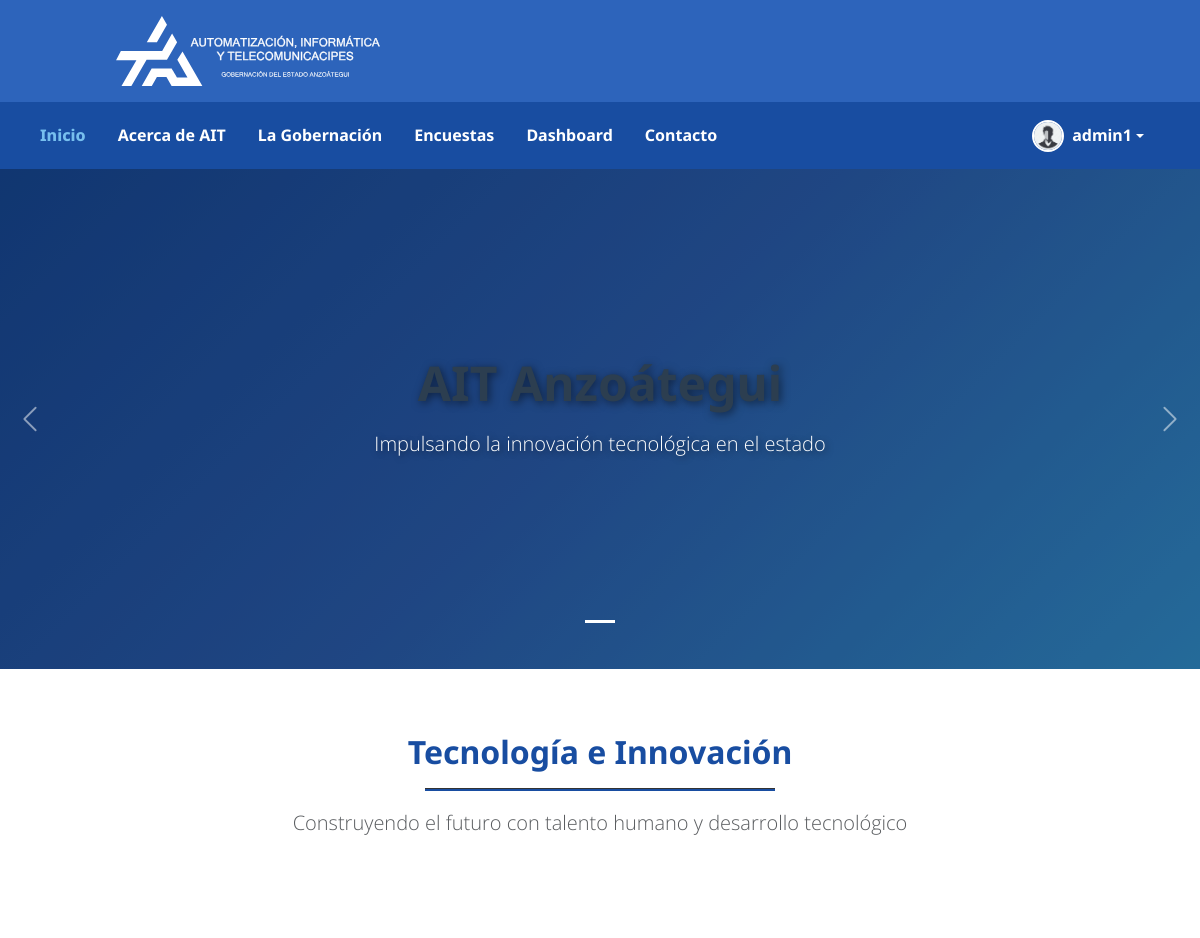
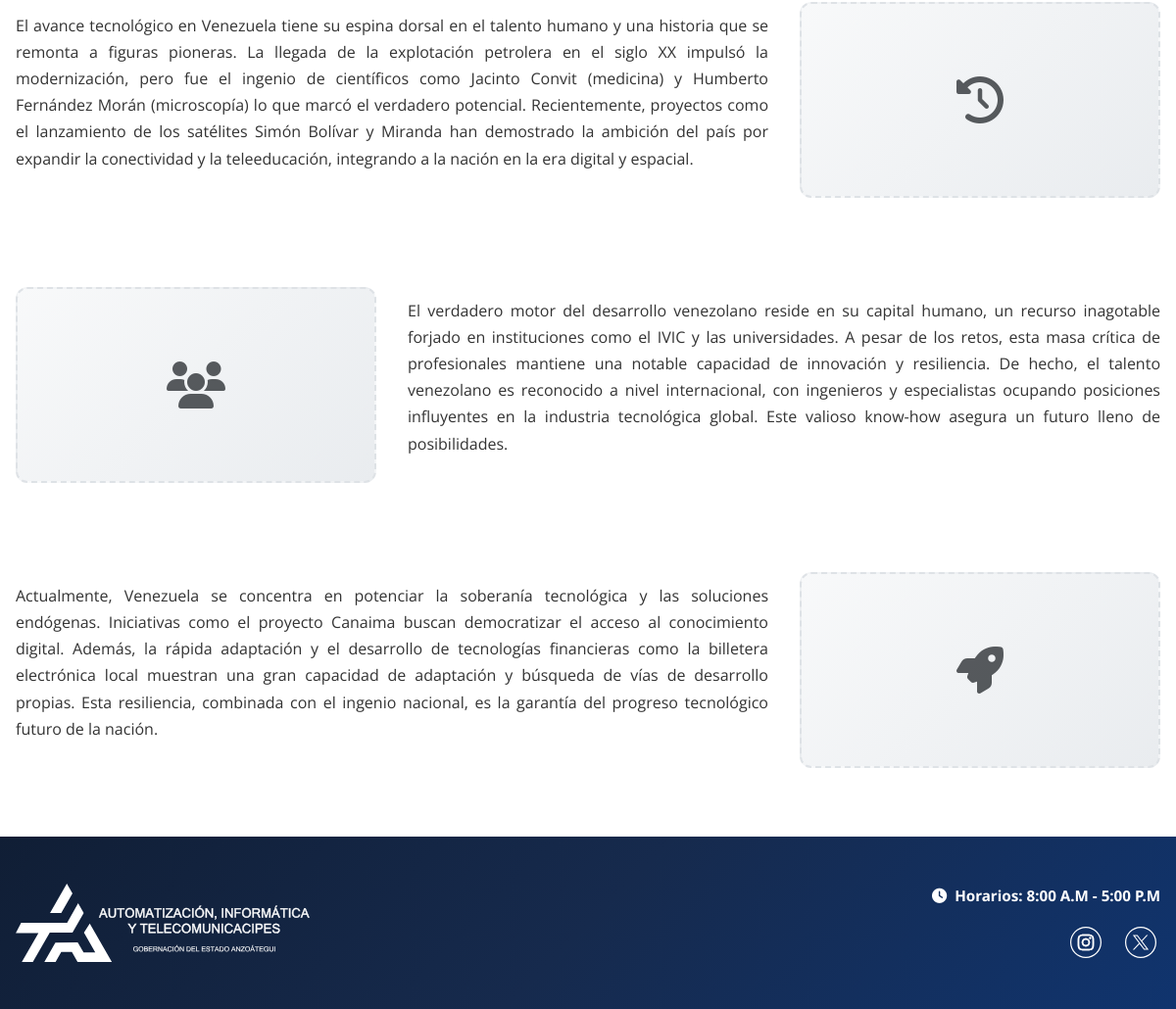
Screenshot of / (signed in) with the database file from the repository (2 pictures, top to bottom).
### model_poll/models.py (models this page shows, shortened)
class User(AbstractUser):
    full_name = models.CharField(max_length=255, blank=True, default='')
    profile_image = models.ImageField(upload_to='profiles/', blank=True, null=True)
    rol = models.ForeignKey(Rol, on_delete=models.SET_NULL, null=True, blank=True, related_name="usuarios")

### pages/views.py (the view)
# urls.py: 2. Add a URL to urlpatterns:  path('', views.home, name='home')
def home(request):
    home_images = SiteContent.objects.filter(content_type='HOME_IMAGE', is_active=True).order_by('order')
    carousel_slides = SiteContent.objects.filter(content_type='CAROUSEL_SLIDE', is_active=True).order_by('order')
    context = {
        'home_images': home_images,
        'carousel_slides': carousel_slides,
    }
    return render(request, 'pages/home.html', context)

### templates/pages/home.html (shortened to what this page needs)
{% extends "pages/layouts/_base.html" %}
{% load static %}
{% block content %}
    <div id="homeCarousel" class="carousel slide mb-5" data-bs-ride="carousel">
        {% if carousel_slides %}
        <div class="carousel-indicators">
            {% for slide in carousel_slides %}
            <button type="button" data-bs-target="#homeCarousel" data-bs-slide-to="{{ forloop.counter0 }}" {% if forloop.first %}class="active" aria-current="true"{% endif %} aria-label="Slide {{ forloop.counter }}"></button>
            {% endfor %}
        </div>
        <div class="carousel-inner">
            {% for slide in carousel_slides %}
            <div class="carousel-item {% if forloop.first %}active{% endif %}">
                {% if slide.image %}
                <img src="{{ slide.image.url }}" class="d-block w-100" alt="{{ slide.title }}" style="height: 500px; object-fit: cover;">
                <div class="carousel-caption d-flex align-items-center justify-content-center h-100">
                    <div class="text-center">
                        <h2 class="display-5 fw-bold mb-3 text-white" style="text-shadow: 2px 2px 8px rgba(0,0,0,0.5);">{{ slide.title }}</h2>
                        {% if slide.description %}
                        <p class="lead mb-4 text-white" style="opacity: 0.95; font-size: 1rem; text-shadow: 2px 2px 6px rgba(0,0,0,0.5);">{{ slide.description }}</p>
                        {% endif %}
                        {% if slide.link_url %}
                        <a href="{{ slide.link_url }}" class="btn btn-primary btn-lg">Ver más</a>
                        {% endif %}
                    </div>
                </div>
                {% else %}
                <div class="carousel-slide d-flex align-items-center justify-content-center">
                    <div class="text-center text-white">
                        <h2 class="display-5 fw-bold mb-3" style="text-shadow: 2px 2px 8px rgba(0,0,0,0.5);">{{ slide.title }}</h2>
                        {% if slide.description %}
                        <p class="lead mb-4" style="opacity: 0.95; font-size: 1rem; text-shadow: 2px 2px 6px rgba(0,0,0,0.5);">{{ slide.description }}</p>
                        {% endif %}
                        {% if slide.link_url %}
                        <a href="{{ slide.link_url }}" class="btn btn-primary btn-lg">Ver más</a>
                        {% endif %}
                    </div>
                </div>
                {% endif %}
            </div>
            {% endfor %}
        </div>
        {% else %}
        <div class="carousel-indicators">
            <button type="button" data-bs-target="#homeCarousel" data-bs-slide-to="0" class="active" aria-current="true" aria-label="Slide 1"></button>
        </div>
        <div class="carousel-inner">
            <div class="carousel-item active">
                <div class="carousel-slide d-flex align-items-center justify-content-center">
                    <div class="carousel-content text-center text-white">
                        <h2 class="display-5 fw-bold mb-3" style="text-shadow: 2px 2px 8px rgba(0,0,0,0.5);">AIT Anzoátegui</h2>
                        <p class="lead mb-4" style="text-shadow: 2px 2px 6px rgba(0,0,0,0.5);">Impulsando la innovación tecnológica en el estado</p>
                    </div>
                </div>
            </div>
        </div>
        {% endif %}
        <button class="carousel-control-prev" type="button" data-bs-target="#homeCarousel" data-bs-slide="prev">
            <span class="carousel-control-prev-icon" aria-hidden="true"></span>
        </button>
        <button class="carousel-control-next" type="button" data-bs-target="#homeCarousel" data-bs-slide="next">
            <span class="carousel-control-next-icon" aria-hidden="true"></span>
        </button>
    </div>
    <div class="container container-custom my-5">
        <div class="row mb-5">
            <div class="col-12">
                <div class="text-center">
                    <h1 class="display-4 fw-bold mb-3" style="color: #184da1;">Tecnología e Innovación</h1>
                    <hr style="width: 350px; height: 3px; background-color: #184da1; opacity: 1; margin: 1rem auto;">
                    <p class="lead text-muted">Construyendo el futuro con talento humano y desarrollo tecnológico</p>
                </div>
            </div>
        </div>
        <div class="row mb-5 align-items-center">
            <div class="col-lg-8">
                <div class="content-section">
                    <p class="text-justify">El avance tecnológico en Venezuela tiene su espina dorsal en el talento humano y una historia que se remonta a figuras pioneras. La llegada de la explotación petrolera en el siglo XX impulsó la modernización, pero fue el ingenio de científicos como Jacinto Convit (medicina) y Humberto Fernández Morán (microscopía) lo que marcó el verdadero potencial. Recientemente, proyectos como el lanzamiento de los satélites Simón Bolívar y Miranda han demostrado la ambición del país por expandir la conectividad y la teleeducación, integrando a la nación en la era digital y espacial.</p>
                </div>
            </div>
            <div class="col-lg-4">
                <div class="image-placeholder">
                    {% if home_images.0 %}
                    <img src="{{ home_images.0.image.url }}" class="img-fluid rounded" alt="{{ home_images.0.title }}">
                    {% else %}
                    <div class="placeholder-box d-flex align-items-center justify-content-center">
                        <i class="fas fa-history fa-3x text-muted"></i>
                    </div>
                    {% endif %}
                </div>
            </div>
        </div>
        <div class="row mb-5 align-items-center">
            <div class="col-lg-4 order-lg-1">
                <div class="image-placeholder">
                    {% if home_images.1 %}
                    <img src="{{ home_images.1.image.url }}" class="img-fluid rounded" alt="{{ home_images.1.title }}">
                    {% else %}
                    <div class="placeholder-box d-flex align-items-center justify-content-center">
                        <i class="fas fa-users fa-3x text-muted"></i>
                    </div>
                    {% endif %}
                </div>
            </div>
            <div class="col-lg-8 order-lg-2">
                <div class="content-section">
                    <p class="text-justify">El verdadero motor del desarrollo venezolano reside en su capital humano, un recurso inagotable forjado en instituciones como el IVIC y las universidades. A pesar de los retos, esta masa crítica de profesionales mantiene una notable capacidad de innovación y resiliencia. De hecho, el talento venezolano es reconocido a nivel internacional, con ingenieros y especialistas ocupando posiciones influyentes en la industria tecnológica global. Este valioso know-how asegura un futuro lleno de posibilidades.</p>
                </div>
            </div>
        </div>
        <div class="row mb-5 align-items-center">
            <div class="col-lg-8">
                <div class="content-section">
                    <p class="text-justify">Actualmente, Venezuela se concentra en potenciar la soberanía tecnológica y las soluciones endógenas. Iniciativas como el proyecto Canaima buscan democratizar el acceso al conocimiento digital. Además, la rápida adaptación y el desarrollo de tecnologías financieras como la billetera electrónica local muestran una gran capacidad de adaptación y búsqueda de vías de desarrollo propias. Esta resiliencia, combinada con el ingenio nacional, es la garantía del progreso tecnológico futuro de la nación.</p>
                </div>
            </div>
            <div class="col-lg-4">
                <div class="image-placeholder">
                    {% if home_images.2 %}
                    <img src="{{ home_images.2.image.url }}" class="img-fluid rounded" alt="{{ home_images.2.title }}">
                    {% else %}
                    <div class="placeholder-box d-flex align-items-center justify-content-center">
                        <i class="fas fa-rocket fa-3x text-muted"></i>
                    </div>
                    {% endif %}
                </div>
            </div>
        </div>
    </div>
{% endblock %}

### templates/pages/layouts/_base.html (shortened to what this page needs)
{% load static %}
<!DOCTYPE html>
<html lang="es">
<head>
    <link rel="stylesheet" href="https://cdnjs.cloudflare.com/ajax/libs/font-awesome/6.4.0/css/all.min.css">
    <link href="https://cdn.jsdelivr.net/npm/bootstrap@5.3.2/dist/css/bootstrap.min.css" rel="stylesheet">
    <link rel="stylesheet" href="{% static 'css/styles.css' %}">
</head>
<body>
    <header>
        <div class="svg-container">
            <img src="{% static 'SVG/AIT White lateral.svg' %}" class="svg_ait" alt="Logo AIT">
        </div>
    </header>
    <nav class="navbar navbar-expand-lg custom-navbar">
        <div class="container custom-nav-container">
            <div class="collapse navbar-collapse" id="navbarNav">
                <ul class="navbar-nav me-auto">
                    <li class="nav-item">
                        <a class="nav-link {% if request.resolver_match.url_name == 'home' %}active{% endif %}" href="{% url 'home' %}">Inicio</a>
                    </li>
                    <li class="nav-item">
                        <a class="nav-link {% if request.resolver_match.url_name == 'about' %}active{% endif %}" href="{% url 'about' %}">Acerca de AIT</a>
                    </li>
                    <li class="nav-item">
                        <a class="nav-link" href="https://anzoategui.gob.ve/">La Gobernación</a>
                    </li>
                    <li class="nav-item">
                        <a class="nav-link {% if 'poll' in request.resolver_match.url_name %}active{% endif %}" href="{% url 'posts:poll_list' %}">Encuestas</a>
                    </li>
                    {% if user.is_authenticated and user.rol.name in 'Administrador,Trabajador' %}
                        <li class="nav-item">
                            <a class="nav-link {% if 'manager' in request.resolver_match.url_name %}active{% endif %}" href="{% url 'posts:poll_manager' %}">Dashboard</a>
                        </li>
                    {% endif %}
                    <li class="nav-item">
                        <a class="nav-link {% if request.resolver_match.url_name == 'contact' %}active{% endif %}" href="{% url 'contact'%}">Contacto</a>
                    </li>
                </ul>
                <ul class="navbar-nav">
                    {% if user.is_authenticated %}
                        <li class="nav-item dropdown">
                            <a class="nav-link dropdown-toggle d-flex align-items-center" href="#" role="button" data-bs-toggle="dropdown">
                                {% if user.profile_image %}
                                    <img src="{{ user.profile_image.url }}" alt="Perfil" class="rounded-circle me-2" width="32" height="32" style="object-fit: cover; border: 2px solid #fff;">
                                {% else %}
                                    <div class="rounded-circle bg-white d-flex align-items-center justify-content-center me-2" style="width: 32px; height: 32px;">
                                        <i class="fas fa-user" style="color: #184da1; font-size: 14px;"></i>
                                    </div>
                                {% endif %}
                                <span class="d-none d-md-inline">{{ user.first_name|default:user.username }}</span>
                            </a>
                        </li>
                    {% else %}
                        <li class="nav-item">
                            <a class="nav-link" href="{% url 'login' %}">Iniciar Sesión</a>
                        </li>
                    {% endif %}
                </ul>
            </div>
        </div>
    </nav>
    {% block content %}
    {% endblock %}
    <footer class="custom-footer">
        <div class="container">
            <div class="row align-items-start">
                <div class="col-lg-4 col-md-12 text-center text-lg-start mb-3 mb-lg-0">
                    <img src="{% static 'SVG/AIT White lateral.svg' %}" class="svg_footer img-fluid" alt="Logo AIT">
                </div>
                <div class="col-lg-8 col-md-12">
                    <div class="text-end">
                        <ul class="list-unstyled footer-info mb-3">
                            <li class="mb-0">
                                <i class="fas fa-clock me-2"></i>
                                Horarios: 8:00 A.M - 5:00 P.M
                            </li>
                        </ul>
                        <div class="d-flex justify-content-end gap-3">
                            <a href="https://www.instagram.com/aitanzoategui/" target="_blank" class="social-link">
                                <img src="{% static 'SVG/Instagram.svg' %}" alt="Instagram" class="social-icon">
                            </a>
                            <a href="https://x.com/aitanzoategui" target="_blank" class="social-link">
                                <img src="{% static 'SVG/XTwitter.svg' %}" alt="Twitter" class="social-icon">
                            </a>
                        </div>
                    </div>
                </div>
            </div>
        </div>
    </footer>
</body>
</html>

### rows the page displays
User: profile_image (picture), first_name "admin1"
